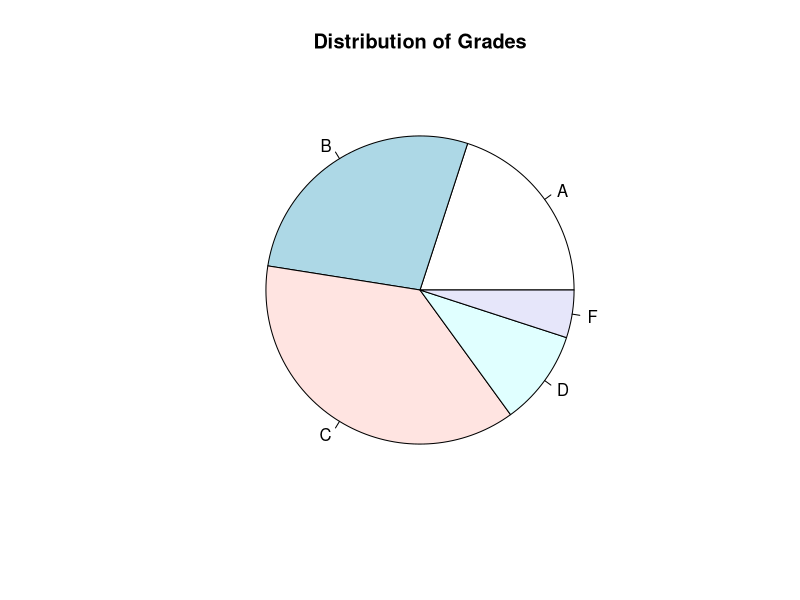
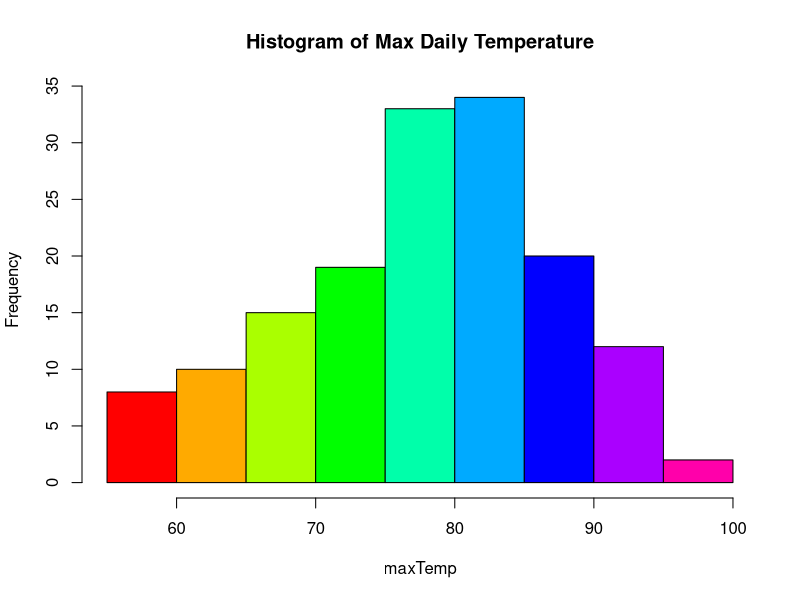

The R source for these figures, in order:
data("ChickWeight")
View(ChickWeight)
weight<-ChickWeight$weight
min(weight)
mean(weight)
scores<-c(40, 55, 75, 20, 10)
labels<-c("A", "B", "C", "D", "F")
pie(scores, labels, main = "Distribution of Grades", clockwise = FALSE)
#clockwise = FALSE is default
#you can change order of the terms
#difficult to compare values side by side

data("airquality")
View(airquality)
maxTemp<-airquality$Temp
hist(maxTemp, main = "Histogram of Max Daily Temperature", col = rainbow(9))
x<-c('blue', 'red', 'green', 'yellow')
is.character(x)
#returns true
is.numeric(x)
#returns false
is.numeric(scores)
#returns true

#wrong assignment operator
PSTAT10lab <- print("hi")
PSTAT10lab

